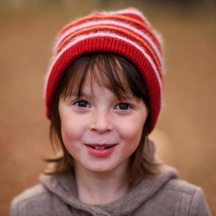
#> input picture images/girl.jpg, 216 x 216 px, shrunk from 426 x 426 before the run
$ python denoising.py
#> lines starting #> are read from the running program, lines starting #| are printed output that depends on the picture
#> pass 2 of the loop in get_path, `for dir in dir_list:`:
#!/usr/bin/env python
# -*- coding: UTF-8 -*-
'''
@Project ：rf_train.py
@File    ：denoising.py
@IDE     ：PyCharm
@Author  ：王晨昊
@Date    ：2022/6/20 11:21
'''
import cv2 as cv
import os

# 读取图片
import numpy as np


# 均值滤波
def means_filter(image):
    # 过滤器强度，越大去噪效果越好，但是可能回消除图像细节
    h = [5,10,15]

    # 用于计算权重的模板补丁的像素大小，为奇数，默认7
    templateWindowSize = [5, 7, 9]

    # 搜索窗口的像素大小，用于计算给定像素的加权平均值，作用类似卷积核，必须是奇数，默认21
    searchWindowSize = [15, 21, 27]

    denoised_image_list = []
    # 去噪
    for h in h:
        for templateSize in templateWindowSize:
            for searchSize in searchWindowSize:
                denoised_image = cv.fastNlMeansDenoisingColored(image, None, h, h, templateSize, searchSize)
                name_suffix = f'h{h}tmp{templateSize}srh{searchSize}'
                obj = {
                    'image': denoised_image,
                    'name_suffix' : name_suffix
                }
                denoised_image_list.append(obj)
    return denoised_image_list


# 方框滤波
def box_filter(image):
    # 处理结果图像的图像深度, -1表示于原始图像使用相同的图像深度
    ddepth = -1

    # 滤波核大小
    ksize = [(2, 2), (3,3), (5,5)]

    # 是否归一化， 1归一化 0 不归一化
    normalize = True

    denoised_image_list = []

    for k in ksize:
        denoised_image = cv.boxFilter(image, ddepth, k, normalize=normalize)
        name_suffix = f'kszie{k}'
        obj = {
            'image': denoised_image,
            'name_suffix' : name_suffix
        }
        denoised_image_list.append(obj)

    return denoised_image_list


# 中值滤波，
def median_filter(image):
    # 滤波核大小，必须为奇数
    ksize = [3, 5, 7]

    denoised_image_list = []

    for k in ksize:
        denoised_image = cv.medianBlur(image, k)
        obj = {
            'image': denoised_image,
            'name_suffix': f'k{k}'
        }
        denoised_image_list.append(obj)

    return denoised_image_list


# 高斯滤波
def gauss_filter(image):
    # 滤波核的大小，奇数
    ksize = [(3, 3), (5, 5), (7, 7)]

    # 卷积核在X轴方向的标准差
    sigmaX = [0,]

    # 卷积核在Y轴方向的标准差
    sigmaY = [0,]

    denoised_image_list = []

    for k in ksize:
        for x in sigmaX:
            for y in sigmaY:
                denoised_image = cv.GaussianBlur(image, k, x, y)
                obj = {
                    'image': denoised_image,
                    'name_suffix': f'k{k}x{x}y{y}'
                }
                denoised_image_list.append(obj)

    return denoised_image_list

def get_origin_images(path):
    #  处理目录
    root_dir = path
    # 图像列表
    image_list = []

    # 处理后命名后缀
    suffix_name = 'gauss_noisy'

    for root, dirs, files in os.walk(root_dir):
        for file in files:  # 遍历目录里的所有文件
            if file.endswith(".jpg") or file.endswith(".png"):
                image_path = os.path.join(root, file)
                image = cv.imread(image_path)
                object = {
                    'path': image_path,
                    'image': image
                }
                image_list.append(object)
    return image_list


def denoise_process(path, image_list):
    #  处理目录
#> called with path = './images/'
    root_dir = path

    # image_list = ['./images/girl.jpg']

    # 创建保存路径
    save_path = root_dir + 'denoised/means' + '/'
    isExists = os.path.exists(save_path)
    if not isExists:
        # 如果不存在该目录则创建文件夹
        os.makedirs(save_path)

    # 均值滤波
    for image_path in image_list:
        # 读取图像
        image = cv.imread(image_path)
#> image is the input picture: shape (216, 216, 3); mean B, G, R 81.7, 99.2, 148.8
        # 高斯滤波处理
        denoised_image_list = means_filter(image)
#> after the loop in means_filter, `for h in h:`: denoised_image_list = 27 items
#> denoised_image_list = 27 items

        for obj in denoised_image_list:
            # 图像
            denoised_image = obj['image']
            # 名称后缀
            name_suffix = obj['name_suffix']

            # 生成处理后的文件名
            file_name = image_path.split('/')[-1]
            file_name = file_name.split('.')
            file_name = file_name[0] + '_denoiesd_'+name_suffix+'.' + file_name[1]
            # 保存路径
            result_path = save_path + file_name
            cv.imwrite(result_path, denoised_image)
#> this loop made 27 passes
#> (name_suffix, file_name) on passes 1 to 12: ('h5tmp5srh15', 'girl_denoiesd_h5tmp5srh15.jpg'), ('h5tmp5srh21', 'girl_denoiesd_h5tmp5srh21.jpg'), ('h5tmp5srh27', 'girl_denoiesd_h5tmp5srh27.jpg'), ('h5tmp7srh15', 'girl_denoiesd_h5tmp7srh15.jpg'), ('h5tmp7srh21', 'girl_denoiesd_h5tmp7srh21.jpg'), ('h5tmp7srh27', 'girl_denoiesd_h5tmp7srh27.jpg'), ('h5tmp9srh15', 'girl_denoiesd_h5tmp9srh15.jpg'), ('h5tmp9srh21', 'girl_denoiesd_h5tmp9srh21.jpg'), ('h5tmp9srh27', 'girl_denoiesd_h5tmp9srh27.jpg'), ('h10tmp5srh15', 'girl_denoiesd_h10tmp5srh15.jpg'), ('h10tmp5srh21', 'girl_denoiesd_h10tmp5srh21.jpg'), ('h10tmp5srh27', 'girl_denoiesd_h10tmp5srh27.jpg')
#> pass 2 of the loop in denoise_process, `for image_path in image_list:`:
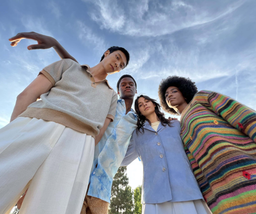
#> input picture images/people.png, 256 x 214 px, shrunk from 506 x 423 before the run
#> in denoise_process, image is the input picture: shape (214, 256, 3); mean B, G, R 163, 148.8, 141.6
#> the loop in denoise_process, `for obj in denoised_image_list:` made 27 passes

    # 创建保存路径
    save_path = root_dir + 'denoised/gauss' + '/'
    isExists = os.path.exists(save_path)
    if not isExists:
        # 如果不存在该目录则创建文件夹
        os.makedirs(save_path)
    # 高斯滤波
    for image_path in image_list:
        # 读取图像
        image = cv.imread(image_path)
        # 高斯滤波处理
        denoised_image_list = gauss_filter(image)
#> after the loop in gauss_filter, `for k in ksize:`: denoised_image_list = 3 items
#> denoised_image_list = 3 items

        for obj in denoised_image_list:
            denoised_image = obj['image']
            name_suffix = obj['name_suffix']
            # 生成处理后的文件名
            file_name = image_path.split('/')[-1]
            file_name = file_name.split('.')
            file_name = file_name[0] + '_denoiesd_'+name_suffix+'.' + file_name[1]
            # 保存路径
            result_path = save_path + file_name
            cv.imwrite(result_path, denoised_image)
#> this loop made 3 passes
#> file_name on passes 1 to 3: 'girl_denoiesd_k(3, 3)x0y0.jpg', 'girl_denoiesd_k(5, 5)x0y0.jpg', 'girl_denoiesd_k(7, 7)x0y0.jpg'
#> pass 2, in denoise_process, `denoised_image = obj['image']`:
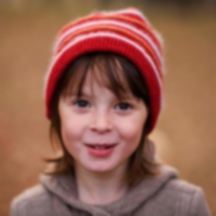
#> denoised_image: shape (216, 216, 3); mean of channels 0, 1, 2 81.7, 99.2, 148.9; drawn as B, G, R
#> pass 2 of the loop in denoise_process, `for image_path in image_list:`:
#> the loop in denoise_process, `for obj in denoised_image_list:` made 3 passes

    # 创建保存路径
    save_path = root_dir + 'denoised/box' + '/'
    isExists = os.path.exists(save_path)
    if not isExists:
        # 如果不存在该目录则创建文件夹
        os.makedirs(save_path)
    # 方框滤波
    for image_path in image_list:
        # 读取图像
        image = cv.imread(image_path)
        # 高斯滤波处理
        denoised_image_list = box_filter(image)
#> the loop in box_filter, `for k in ksize:` made 3 passes
#> pass 1, in box_filter, `denoised_image = cv.boxFilter(image, ddepth, k, normalize=normalize)`:
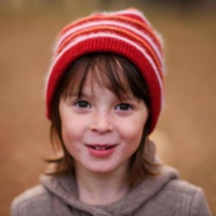
#> denoised_image: shape (216, 216, 3); mean B, G, R 82, 99.5, 149.2
        print(denoised_image_list)
#> (printed output is left out)
        for obj in denoised_image_list:
            name_suffix = obj['name_suffix']
            denoised_image = obj['image']

            # 生成处理后的文件名
            file_name = image_path.split('/')[-1]
            file_name = file_name.split('.')
            file_name = file_name[0] + '_denoiesd_'+name_suffix+'.'+ file_name[1]
            # 保存路径
            result_path = save_path + file_name
            cv.imwrite(result_path, denoised_image)
#> this loop made 3 passes
#> file_name on passes 1 to 3: 'girl_denoiesd_kszie(2, 2).jpg', 'girl_denoiesd_kszie(3, 3).jpg', 'girl_denoiesd_kszie(5, 5).jpg'
#> pass 2 of the loop in denoise_process, `for image_path in image_list:`:
#> the loop in box_filter (call 2), `for k in ksize:` made 3 passes
#> pass 1, in box_filter (call 2), `denoised_image = cv.boxFilter(image, ddepth, k, normalize=normalize)`:
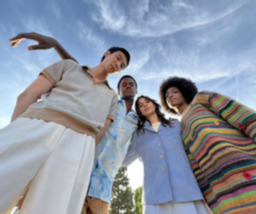
#> denoised_image: shape (214, 256, 3); mean B, G, R 163.6, 149.3, 142
#> (printed output is left out)
#> the loop in denoise_process, `for obj in denoised_image_list:` made 3 passes
    #
    # 创建保存路径
    save_path = root_dir + 'denoised/median' + '/'
    isExists = os.path.exists(save_path)
    if not isExists:
        # 如果不存在该目录则创建文件夹
        os.makedirs(save_path)
    # 中值滤波
    for image_path in image_list:
        # 读取图像
        image = cv.imread(image_path)
        # 高斯滤波处理
        denoised_image_list = median_filter(image)
#> the loop in median_filter, `for k in ksize:` made 3 passes
#> pass 3, in median_filter, `denoised_image = cv.medianBlur(image, k)`:
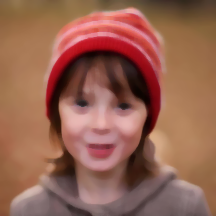
#> denoised_image: shape (216, 216, 3); mean B, G, R 81.3, 98.9, 149

        for obj in denoised_image_list:
            name_suffix = obj['name_suffix']
            denoised_image = obj['image']
            # 生成处理后的文件名
            file_name = image_path.split('/')[-1]
            file_name = file_name.split('.')
            file_name = file_name[0] + '_denoiesd_'+name_suffix+'.' + file_name[1]
            # 保存路径
            result_path = save_path + file_name
            cv.imwrite(result_path, denoised_image)
#> this loop made 3 passes
#> (name_suffix, file_name) on passes 1 to 3: ('k3', 'girl_denoiesd_k3.jpg'), ('k5', 'girl_denoiesd_k5.jpg'), ('k7', 'girl_denoiesd_k7.jpg')
#> pass 2 of the loop in denoise_process, `for image_path in image_list:`:
#> the loop in median_filter (call 2), `for k in ksize:` made 3 passes
#> pass 3, in median_filter (call 2), `denoised_image = cv.medianBlur(image, k)`:
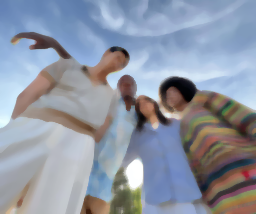
#> denoised_image: shape (214, 256, 3); mean B, G, R 163.5, 149.2, 142.1
#> the loop in denoise_process, `for obj in denoised_image_list:` made 3 passes

def get_path():

    dir_list = ['./images/gauss_noisy', './images/poisson_noisy',
                './images/salt_pepper_noisy']

    # 需要处理的图像的列表
    image_list = ['./images/girl.jpg', './images/people.png']
    for dir in dir_list:
        for root, dirs, files in os.walk(dir):
            for file in files:  # 遍历目录里的所有文件
                if file.endswith(".jpg") or file.endswith(".png"):
                    # 加入图片路径
                    image_list.append(os.path.join(root+ '/' + file))

    return image_list

def main():
    path = './images/'
    image_list = get_path()

    print(image_list)
    denoise_process(path, image_list)


if __name__ == '__main__':
    main()
